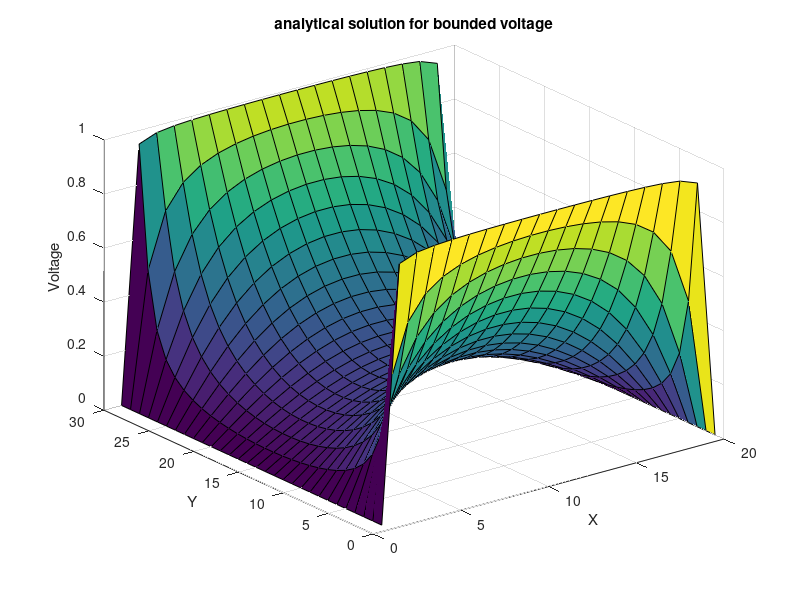

The MATLAB source for this figure:
%30*20 grid
clearvars
nx = 30;
ny = 20;
V=zeros(nx,ny);
iteration = 75;

for n = 1:2:iteration
    for i = 1:nx
        for j = 1:ny 
            %mapping to remove errors
            i_n = (i-1)-(nx-1)/2;
            j_n = (j-1);
            V(i,j) = V(i,j)+((4/pi)*(1/n)*(cosh((n*pi*i_n)/(ny-1)))/(cosh((n*pi*((nx-1)/2))/(ny-1)))*sin((n*pi*(j_n))/(ny-1)));           
        end
    end
    figure(2)
    surf(V);
    xlabel('X');
    ylabel('Y');
    zlabel('Voltage');
    title('analytical solution for bounded voltage');
    pause(0.01);
    grid on;
end

